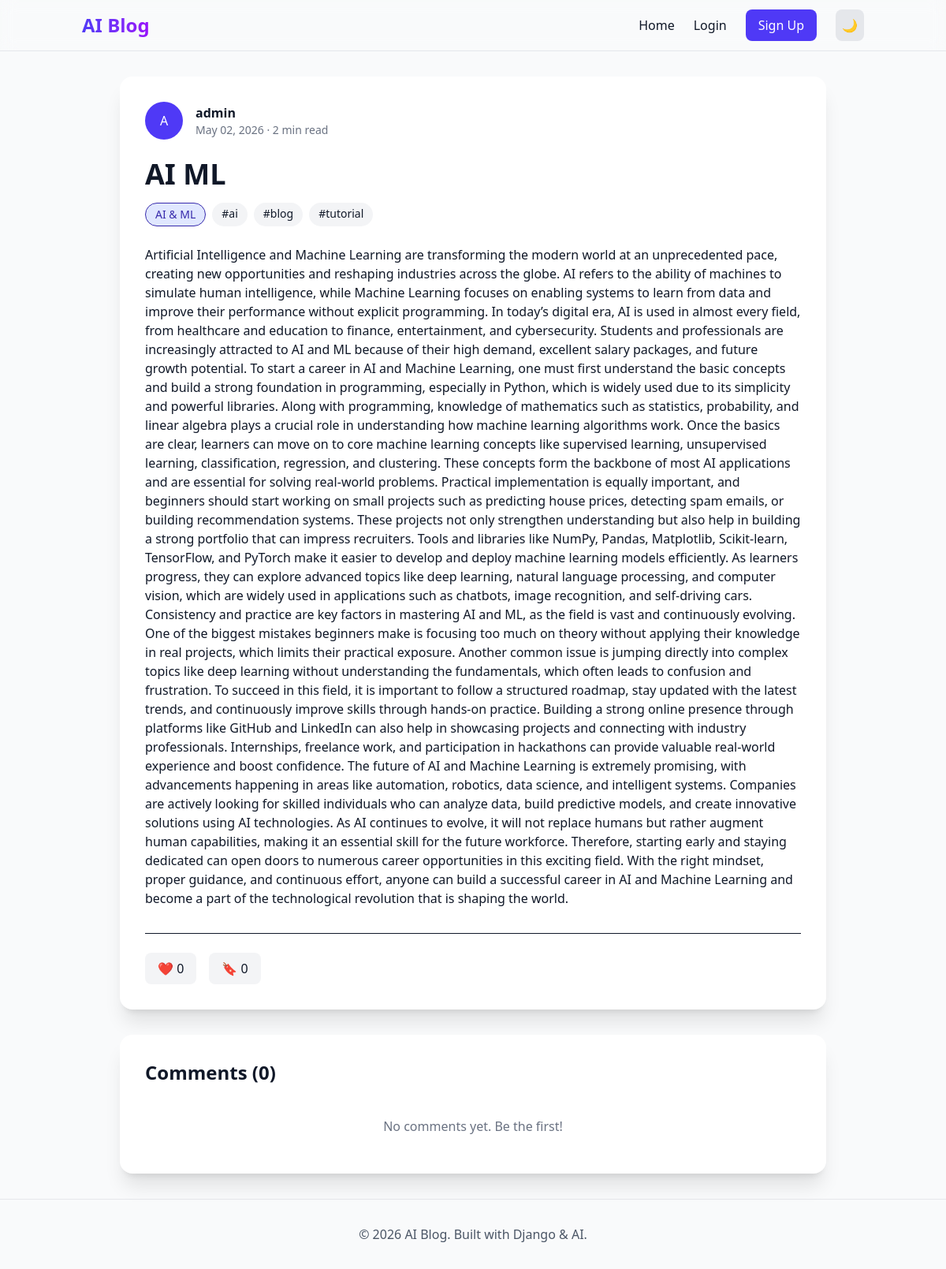
/posts/ai-ml/, run on the app's committed database.
### posts/models.py (models this page shows, shortened)
class Post(models.Model):
    title = models.CharField(max_length=200)
    slug = models.SlugField(unique=True, blank=True)
    content = RichTextUploadingField()
    author = models.ForeignKey(User, on_delete=models.CASCADE, related_name='posts')
    category = models.ForeignKey(Category, on_delete=models.SET_NULL, null=True, blank=True)
    tags = TaggableManager(blank=True)
    created_at = models.DateTimeField(auto_now_add=True)
    updated_at = models.DateTimeField(auto_now=True)
    is_published = models.BooleanField(default=True)
    is_ai_generated = models.BooleanField(default=False)
    likes = models.ManyToManyField(User, related_name='liked_posts', blank=True)
    bookmarks = models.ManyToManyField(User, related_name='bookmarked_posts', blank=True)
    def reading_time(self):
        words = len(re.findall(r'\w+', self.content))
        return max(1, words // 200)
    class Meta:
        ordering = ['-created_at']

class Category(models.Model):
    name = models.CharField(max_length=100)
    slug = models.SlugField(unique=True)
    class Meta:
        verbose_name_plural = "Categories"

### users/models.py (models this page shows, shortened)
class CustomUser(AbstractUser):
    avatar = models.ImageField(upload_to='avatars/', blank=True, null=True)
    bio = models.TextField(blank=True, null=True)
    website = models.URLField(blank=True, null=True)

### posts/views.py (the view)
# urls.py: path('<slug:slug>/', views.post_detail, name='post_detail'),
def post_detail(request, slug):
    post = get_object_or_404(Post, slug=slug)
    comments = post.comments.all()
    if request.method == 'POST' and request.user.is_authenticated:
        form = CommentForm(request.POST)
        if form.is_valid():
            comment = form.save(commit=False)
            comment.post = post
            comment.author = request.user
            comment.save()
            return redirect('posts:post_detail', slug=slug)
    else:
        form = CommentForm()
    return render(request, 'posts/post_detail.html', {
        'post': post,
        'comments': comments,
        'form': form,
    })

### templates/posts/post_detail.html (shortened to what this page needs)
{% extends 'base.html' %}
{% block content %}
<article class="max-w-4xl mx-auto" data-aos="fade-up">
    <div class="bg-white dark:bg-gray-800 rounded-2xl shadow-xl p-8 mb-8">
        <div class="flex items-center gap-4 mb-6">
            {% if post.author.avatar %}
            <img src="{{ post.author.avatar.url }}" class="w-12 h-12 rounded-full object-cover">
            {% else %}
            <div class="w-12 h-12 rounded-full bg-indigo-600 flex items-center justify-center text-white">
                {{ post.author.username.0|upper }}
            </div>
            {% endif %}
            <div>
                <p class="font-bold">{{ post.author.username }}</p>
                <p class="text-sm text-gray-500">{{ post.created_at|date:"M d, Y" }} · {{ post.reading_time }} min read</p>
            </div>
        </div>
        <h1 class="text-4xl font-bold mb-4">{{ post.title }}</h1>
        <div class="flex flex-wrap gap-2 mb-6">
            <span class="bg-indigo-100 dark:bg-indigo-900 text-indigo-800 dark:text-indigo-200 px-3 py-1 rounded-full text-sm border border-indigo-200 dark:border-indigo-700">{{ post.category.name|default:"Uncategorized" }}</span>
            {% for tag in post.tags.all %}
            <span class="bg-gray-100 dark:bg-gray-700 px-3 py-1 rounded-full text-sm">#{{ tag }}</span>
            {% endfor %}
        </div>
        <div class="prose dark:prose-invert max-w-none mb-8">
            {{ post.content|safe }}
        </div>
        <div class="flex items-center gap-4 pt-6 border-t dark:border-gray-700">
            <form action="{% url 'posts:toggle_like' post.slug %}" method="post" class="inline">
                <button type="submit" class="flex items-center gap-2 px-4 py-2 rounded-lg {% if user in post.likes.all %}bg-red-100 text-red-600{% else %}bg-gray-100 dark:bg-gray-700{% endif %} hover:shadow transition">
                    ❤️ {{ post.likes.count }}
                </button>
            </form>
            <form action="{% url 'posts:toggle_bookmark' post.slug %}" method="post" class="inline">
                <button type="submit" class="flex items-center gap-2 px-4 py-2 rounded-lg {% if user in post.bookmarks.all %}bg-indigo-100 text-indigo-600{% else %}bg-gray-100 dark:bg-gray-700{% endif %} hover:shadow transition">
                    🔖 {{ post.bookmarks.count }}
                </button>
            </form>
        </div>
    </div>
    <div class="bg-white dark:bg-gray-800 rounded-2xl shadow-xl p-8">
        <h2 class="text-2xl font-bold mb-6">Comments ({{ comments.count }})</h2>
        <div class="space-y-4">
            {% for comment in comments %}
            <div class="p-4 bg-gray-50 dark:bg-gray-700 rounded-lg">
                <div class="flex justify-between mb-2">
                    <span class="font-bold">{{ comment.author.username }}</span>
                    <span class="text-sm text-gray-500">{{ comment.created_at|date:"M d, Y" }}</span>
                </div>
                <p>{{ comment.content }}</p>
            </div>
            {% empty %}
            <p class="text-gray-500 text-center py-4">No comments yet. Be the first!</p>
            {% endfor %}
        </div>
    </div>
</article>
{% endblock %}

### data on the page
Post: author.username.0 "A", author.username "admin", created_at "May 02, 2026", reading_time "2", title "AI ML", category.name "AI & ML", content "Artificial Intelligence and Machine Learning are transforming the modern world at an unprecedented pace, creating new opportunities and reshaping industries across the globe. AI refers to the ability of machines to simulate human intelligence, while Machine Learning focuses on enabling systems to learn from data and improve their performance without explicit programming. In today’s digital era, AI is used in almost every field, from healthcare and education to finance, entertainment, and cybersecurity. Students and professionals are increasingly attracted to AI and ML because of their high demand, excellent salary packages, and future growth potential. To start a career in AI and Machine…", likes.count "0", bookmarks.count "0", count "0"
Tag: name "ai"
Tag: name "blog"
Tag: name "tutorial"
